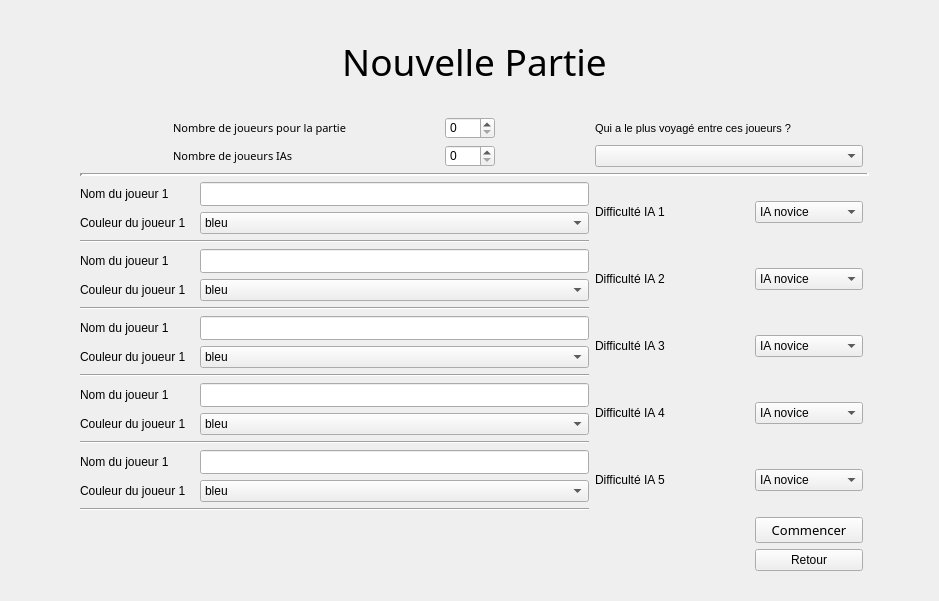
      <widget class="QWidget" name="Nouvelle_partie">
       <property name="autoFillBackground">
        <bool>false</bool>
       </property>
       <property name="styleSheet">
        <string notr="true">QWidget#Nouvelle_partie{
border-image:url(:/images/img/background_ticket_to_ride.jpg);
background-repeat:no-repeat;
background-position:center;
}
QPushButton{
font: 10pt &quot;K22 Didoni Swash&quot;;
width: 100;
}</string>
       </property>
       <layout class="QGridLayout" name="gridLayout_2">
        <property name="sizeConstraint">
         <enum>QLayout::SetMaximumSize</enum>
        </property>
        <property name="leftMargin">
         <number>80</number>
        </property>
        <property name="rightMargin">
         <number>70</number>
        </property>
        <property name="bottomMargin">
         <number>30</number>
        </property>
        <item row="9" column="0">
         <layout class="QGridLayout" name="input_j5">
          <item row="0" column="0">
           <widget class="QLabel" name="label_nom5">
            <property name="minimumSize">
             <size>
              <width>114</width>
              <height>24</height>
             </size>
            </property>
            <property name="text">
             <string>Nom du joueur 1</string>
            </property>
           </widget>
          </item>
          <item row="1" column="0">
           <widget class="QLabel" name="label_couleur5">
            <property name="minimumSize">
             <size>
              <width>114</width>
              <height>22</height>
             </size>
            </property>
            <property name="text">
             <string>Couleur du joueur 1</string>
            </property>
           </widget>
          </item>
          <item row="1" column="1">
           <widget class="QComboBox" name="input_couleur5">
            <property name="minimumSize">
             <size>
              <width>389</width>
              <height>22</height>
             </size>
            </property>
            <item>
             <property name="text">
              <string>bleu</string>
             </property>
            </item>
            <item>
             <property name="text">
              <string>rouge</string>
             </property>
            </item>
            <item>
             <property name="text">
              <string>vert</string>
             </property>
            </item>
            <item>
             <property name="text">
              <string>jaune</string>
             </property>
            </item>
            <item>
             <property name="text">
              <string>orange</string>
             </property>
            </item>
            <item>
             <property name="text">
              <string>random</string>
             </property>
            </item>
            <item>
             <property name="text">
              <string>personnalisée</string>
             </property>
            </item>
           </widget>
          </item>
          <item row="0" column="1">
           <widget class="QLineEdit" name="input_nom5">
            <property name="minimumSize">
             <size>
              <width>389</width>
              <height>24</height>
             </size>
            </property>
           </widget>
          </item>
          <item row="2" column="0" colspan="2">
           <widget class="Line" name="separation5">
            <property name="orientation">
             <enum>Qt::Horizontal</enum>
            </property>
           </widget>
          </item>
         </layout>
        </item>
        <item row="6" column="0">
         <layout class="QGridLayout" name="input_j2">
          <item row="0" column="0">
           <widget class="QLabel" name="label_nom2">
            <property name="minimumSize">
             <size>
              <width>114</width>
              <height>24</height>
             </size>
            </property>
            <property name="text">
             <string>Nom du joueur 1</string>
            </property>
           </widget>
          </item>
          <item row="1" column="0">
           <widget class="QLabel" name="label_couleur2">
            <property name="minimumSize">
             <size>
              <width>114</width>
              <height>22</height>
             </size>
            </property>
            <property name="text">
             <string>Couleur du joueur 1</string>
            </property>
           </widget>
          </item>
          <item row="1" column="1">
           <widget class="QComboBox" name="input_couleur2">
            <property name="minimumSize">
             <size>
              <width>389</width>
              <height>22</height>
             </size>
            </property>
            <item>
             <property name="text">
              <string>bleu</string>
             </property>
            </item>
            <item>
             <property name="text">
              <string>rouge</string>
             </property>
            </item>
            <item>
             <property name="text">
              <string>vert</string>
             </property>
            </item>
            <item>
             <property name="text">
              <string>jaune</string>
             </property>
            </item>
            <item>
             <property name="text">
              <string>orange</string>
             </property>
            </item>
            <item>
             <property name="text">
              <string>random</string>
             </property>
            </item>
            <item>
             <property name="text">
              <string>personnalisée</string>
             </property>
            </item>
           </widget>
          </item>
          <item row="0" column="1">
           <widget class="QLineEdit" name="input_nom2">
            <property name="minimumSize">
             <size>
              <width>389</width>
              <height>24</height>
             </size>
            </property>
           </widget>
          </item>
          <item row="2" column="0" colspan="2">
           <widget class="Line" name="separation2">
            <property name="orientation">
             <enum>Qt::Horizontal</enum>
            </property>
           </widget>
          </item>
         </layout>
        </item>
        <item row="4" column="0" rowspan="2">
         <layout class="QGridLayout" name="input_j1">
          <item row="0" column="0">
           <widget class="QLabel" name="label_nom1">
            <property name="minimumSize">
             <size>
              <width>114</width>
              <height>24</height>
             </size>
            </property>
            <property name="text">
             <string>Nom du joueur 1</string>
            </property>
           </widget>
          </item>
          <item row="1" column="0">
           <widget class="QLabel" name="label_couleur1">
            <property name="minimumSize">
             <size>
              <width>114</width>
              <height>22</height>
             </size>
            </property>
            <property name="text">
             <string>Couleur du joueur 1</string>
            </property>
           </widget>
          </item>
          <item row="1" column="1">
           <widget class="QComboBox" name="input_couleur1">
            <property name="minimumSize">
             <size>
              <width>389</width>
              <height>22</height>
             </size>
            </property>
            <item>
             <property name="text">
              <string>bleu</string>
             </property>
            </item>
            <item>
             <property name="text">
              <string>rouge</string>
             </property>
            </item>
            <item>
             <property name="text">
              <string>vert</string>
             </property>
            </item>
            <item>
             <property name="text">
              <string>jaune</string>
             </property>
            </item>
            <item>
             <property name="text">
              <string>orange</string>
             </property>
            </item>
            <item>
             <property name="text">
              <string>random</string>
             </property>
            </item>
            <item>
             <property name="text">
              <string>personnalisée</string>
             </property>
            </item>
           </widget>
          </item>
          <item row="0" column="1">
           <widget class="QLineEdit" name="input_nom1">
            <property name="minimumSize">
             <size>
              <width>389</width>
              <height>24</height>
             </size>
            </property>
           </widget>
          </item>
          <item row="2" column="0" colspan="2">
           <widget class="Line" name="separation1">
            <property name="orientation">
             <enum>Qt::Horizontal</enum>
            </property>
           </widget>
          </item>
         </layout>
        </item>
        <item row="7" column="0">
         <layout class="QGridLayout" name="input_j3">
          <item row="0" column="0">
           <widget class="QLabel" name="label_nom3">
            <property name="minimumSize">
             <size>
              <width>114</width>
              <height>24</height>
             </size>
            </property>
            <property name="text">
             <string>Nom du joueur 1</string>
            </property>
           </widget>
          </item>
          <item row="1" column="0">
           <widget class="QLabel" name="label_couleur3">
            <property name="minimumSize">
             <size>
              <width>114</width>
              <height>22</height>
             </size>
            </property>
            <property name="text">
             <string>Couleur du joueur 1</string>
            </property>
           </widget>
          </item>
          <item row="1" column="1">
           <widget class="QComboBox" name="input_couleur3">
            <property name="minimumSize">
             <size>
              <width>389</width>
              <height>22</height>
             </size>
            </property>
            <item>
             <property name="text">
              <string>bleu</string>
             </property>
            </item>
            <item>
             <property name="text">
              <string>rouge</string>
             </property>
            </item>
            <item>
             <property name="text">
              <string>vert</string>
             </property>
            </item>
            <item>
             <property name="text">
              <string>jaune</string>
             </property>
            </item>
            <item>
             <property name="text">
              <string>orange</string>
             </property>
            </item>
            <item>
             <property name="text">
              <string>random</string>
             </property>
            </item>
            <item>
             <property name="text">
              <string>personnalisée</string>
             </property>
            </item>
           </widget>
          </item>
          <item row="0" column="1">
           <widget class="QLineEdit" name="input_nom3">
            <property name="minimumSize">
             <size>
              <width>389</width>
              <height>24</height>
             </size>
            </property>
           </widget>
          </item>
          <item row="2" column="0" colspan="2">
           <widget class="Line" name="separation3">
            <property name="orientation">
             <enum>Qt::Horizontal</enum>
            </property>
           </widget>
          </item>
         </layout>
        </item>
        <item row="3" column="0" colspan="4">
         <widget class="Line" name="separation_principale">
          <property name="sizePolicy">
           <sizepolicy hsizetype="Minimum" vsizetype="Fixed">
            <horstretch>0</horstretch>
            <verstretch>0</verstretch>
           </sizepolicy>
          </property>
          <property name="autoFillBackground">
           <bool>false</bool>
          </property>
          <property name="styleSheet">
           <string notr="true"/>
          </property>
          <property name="lineWidth">
           <number>3</number>
          </property>
          <property name="midLineWidth">
           <number>0</number>
          </property>
          <property name="orientation">
           <enum>Qt::Horizontal</enum>
          </property>
         </widget>
        </item>
        <item row="11" column="2">
         <widget class="QPushButton" name="button_commencer">
          <property name="sizePolicy">
           <sizepolicy hsizetype="Fixed" vsizetype="Fixed">
            <horstretch>0</horstretch>
            <verstretch>0</verstretch>
           </sizepolicy>
          </property>
          <property name="minimumSize">
           <size>
            <width>0</width>
            <height>0</height>
           </size>
          </property>
          <property name="font">
           <font>
            <family>K22 Didoni Swash</family>
            <pointsize>10</pointsize>
            <weight>50</weight>
            <italic>false</italic>
            <bold>false</bold>
           </font>
          </property>
          <property name="layoutDirection">
           <enum>Qt::LeftToRight</enum>
          </property>
          <property name="text">
           <string>Commencer</string>
          </property>
         </widget>
        </item>
        <item row="2" column="0">
         <layout class="QGridLayout" name="nb_joueurs">
          <item row="0" column="0">
           <widget class="QLabel" name="label_nb_joueurrs_tot">
            <property name="sizePolicy">
             <sizepolicy hsizetype="Fixed" vsizetype="Minimum">
              <horstretch>0</horstretch>
              <verstretch>0</verstretch>
             </sizepolicy>
            </property>
            <property name="font">
             <font>
              <family>Raleway</family>
              <pointsize>8</pointsize>
             </font>
            </property>
            <property name="text">
             <string>Nombre de joueurs pour la partie</string>
            </property>
            <property name="buddy">
             <cstring>spinbox_nb_joueurs_tot</cstring>
            </property>
           </widget>
          </item>
          <item row="0" column="1">
           <widget class="QSpinBox" name="spinbox_nb_joueurs_tot">
            <property name="sizePolicy">
             <sizepolicy hsizetype="Fixed" vsizetype="Fixed">
              <horstretch>0</horstretch>
              <verstretch>0</verstretch>
             </sizepolicy>
            </property>
            <property name="minimumSize">
             <size>
              <width>50</width>
              <height>15</height>
             </size>
            </property>
            <property name="alignment">
             <set>Qt::AlignLeading|Qt::AlignLeft|Qt::AlignVCenter</set>
            </property>
            <property name="buttonSymbols">
             <enum>QAbstractSpinBox::UpDownArrows</enum>
            </property>
            <property name="maximum">
             <number>5</number>
            </property>
           </widget>
          </item>
          <item row="1" column="0">
           <widget class="QLabel" name="label_nb_joueurs_ia">
            <property name="sizePolicy">
             <sizepolicy hsizetype="Fixed" vsizetype="Minimum">
              <horstretch>0</horstretch>
              <verstretch>0</verstretch>
             </sizepolicy>
            </property>
            <property name="font">
             <font>
              <family>Raleway</family>
              <pointsize>8</pointsize>
             </font>
            </property>
            <property name="text">
             <string>Nombre de joueurs IAs</string>
            </property>
            <property name="buddy">
             <cstring>spinbox_nb_joueurs_ia</cstring>
            </property>
           </widget>
          </item>
          <item row="1" column="1">
           <widget class="QSpinBox" name="spinbox_nb_joueurs_ia">
            <property name="sizePolicy">
             <sizepolicy hsizetype="Fixed" vsizetype="Fixed">
              <horstretch>0</horstretch>
              <verstretch>0</verstretch>
             </sizepolicy>
            </property>
            <property name="minimumSize">
             <size>
              <width>50</width>
              <height>15</height>
             </size>
            </property>
            <property name="maximum">
             <number>4</number>
            </property>
           </widget>
          </item>
         </layout>
        </item>
        <item row="2" column="1" colspan="2">
         <layout class="QGridLayout" name="input_voyageur">
          <property name="sizeConstraint">
           <enum>QLayout::SetDefaultConstraint</enum>
          </property>
          <item row="0" column="0">
           <widget class="QLabel" name="label_voyageur">
            <property name="sizePolicy">
             <sizepolicy hsizetype="Minimum" vsizetype="Minimum">
              <horstretch>0</horstretch>
              <verstretch>0</verstretch>
             </sizepolicy>
            </property>
            <property name="font">
             <font>
              <pointsize>8</pointsize>
             </font>
            </property>
            <property name="text">
             <string>Qui a le plus voyagé entre ces joueurs ?</string>
            </property>
            <property name="wordWrap">
             <bool>true</bool>
            </property>
           </widget>
          </item>
          <item row="1" column="0">
           <widget class="QComboBox" name="selection_voyageur">
            <property name="sizePolicy">
             <sizepolicy hsizetype="Fixed" vsizetype="Fixed">
              <horstretch>0</horstretch>
              <verstretch>0</verstretch>
             </sizepolicy>
            </property>
            <item>
             <property name="text">
              <string/>
             </property>
            </item>
            <item>
             <property name="text">
              <string>Ajouter le nom des joueurs dynamiquement</string>
             </property>
            </item>
           </widget>
          </item>
         </layout>
        </item>
        <item row="0" column="0" rowspan="2" colspan="4">
         <widget class="QLabel" name="titre_nouvelle_partie">
          <property name="sizePolicy">
           <sizepolicy hsizetype="Preferred" vsizetype="Minimum">
            <horstretch>0</horstretch>
            <verstretch>0</verstretch>
           </sizepolicy>
          </property>
          <property name="minimumSize">
           <size>
            <width>200</width>
            <height>100</height>
           </size>
          </property>
          <property name="font">
           <font>
            <family>OPENCLASSIC</family>
            <pointsize>28</pointsize>
            <stylestrategy>PreferDefault</stylestrategy>
           </font>
          </property>
          <property name="styleSheet">
           <string notr="true"/>
          </property>
          <property name="frameShape">
           <enum>QFrame::NoFrame</enum>
          </property>
          <property name="frameShadow">
           <enum>QFrame::Plain</enum>
          </property>
          <property name="text">
           <string>Nouvelle Partie</string>
          </property>
          <property name="alignment">
           <set>Qt::AlignCenter</set>
          </property>
          <property name="wordWrap">
           <bool>false</bool>
          </property>
          <property name="margin">
           <number>0</number>
          </property>
         </widget>
        </item>
        <item row="8" column="0">
         <layout class="QGridLayout" name="input_j4">
          <item row="0" column="0">
           <widget class="QLabel" name="label_nom4">
            <property name="minimumSize">
             <size>
              <width>114</width>
              <height>24</height>
             </size>
            </property>
            <property name="text">
             <string>Nom du joueur 1</string>
            </property>
           </widget>
          </item>
          <item row="1" column="0">
           <widget class="QLabel" name="label_couleur4">
            <property name="minimumSize">
             <size>
              <width>114</width>
              <height>22</height>
             </size>
            </property>
            <property name="text">
             <string>Couleur du joueur 1</string>
            </property>
           </widget>
          </item>
          <item row="1" column="1">
           <widget class="QComboBox" name="input_couleur4">
            <property name="minimumSize">
             <size>
              <width>389</width>
              <height>22</height>
             </size>
            </property>
            <item>
             <property name="text">
              <string>bleu</string>
             </property>
            </item>
            <item>
             <property name="text">
              <string>rouge</string>
             </property>
            </item>
            <item>
             <property name="text">
              <string>vert</string>
             </property>
            </item>
            <item>
             <property name="text">
              <string>jaune</string>
             </property>
            </item>
            <item>
             <property name="text">
              <string>orange</string>
             </property>
            </item>
            <item>
             <property name="text">
              <string>random</string>
             </property>
            </item>
            <item>
             <property name="text">
              <string>personnalisée</string>
             </property>
            </item>
           </widget>
          </item>
          <item row="0" column="1">
           <widget class="QLineEdit" name="input_nom4">
            <property name="minimumSize">
             <size>
              <width>389</width>
              <height>24</height>
             </size>
            </property>
           </widget>
          </item>
          <item row="2" column="0" colspan="2">
           <widget class="Line" name="separation4">
            <property name="orientation">
             <enum>Qt::Horizontal</enum>
            </property>
           </widget>
          </item>
         </layout>
        </item>
        <item row="12" column="2">
         <widget class="QPushButton" name="button_retour">
          <property name="sizePolicy">
           <sizepolicy hsizetype="Fixed" vsizetype="Fixed">
            <horstretch>0</horstretch>
            <verstretch>0</verstretch>
           </sizepolicy>
          </property>
          <property name="minimumSize">
           <size>
            <width>0</width>
            <height>0</height>
           </size>
          </property>
          <property name="text">
           <string>Retour</string>
          </property>
         </widget>
        </item>
        <item row="8" column="1">
         <widget class="QLabel" name="label_difficulty4">
          <property name="sizePolicy">
           <sizepolicy hsizetype="Preferred" vsizetype="Fixed">
            <horstretch>0</horstretch>
            <verstretch>0</verstretch>
           </sizepolicy>
          </property>
          <property name="text">
           <string>Difficulté IA 4</string>
          </property>
         </widget>
        </item>
        <item row="7" column="1">
         <widget class="QLabel" name="label_difficulty3">
          <property name="sizePolicy">
           <sizepolicy hsizetype="Preferred" vsizetype="Fixed">
            <horstretch>0</horstretch>
            <verstretch>0</verstretch>
           </sizepolicy>
          </property>
          <property name="text">
           <string>Difficulté IA 3</string>
          </property>
         </widget>
        </item>
        <item row="9" column="1">
         <widget class="QLabel" name="label_difficulty5">
          <property name="sizePolicy">
           <sizepolicy hsizetype="Preferred" vsizetype="Fixed">
            <horstretch>0</horstretch>
            <verstretch>0</verstretch>
           </sizepolicy>
          </property>
          <property name="text">
           <string>Difficulté IA 5</string>
          </property>
         </widget>
        </item>
        <item row="6" column="1">
         <widget class="QLabel" name="label_difficulty2">
          <property name="sizePolicy">
           <sizepolicy hsizetype="Preferred" vsizetype="Fixed">
            <horstretch>0</horstretch>
            <verstretch>0</verstretch>
           </sizepolicy>
          </property>
          <property name="text">
           <string>Difficulté IA 2</string>
          </property>
         </widget>
        </item>
        <item row="7" column="2">
         <widget class="QComboBox" name="choix_IA3">
          <item>
           <property name="text">
            <string>IA novice</string>
           </property>
          </item>
          <item>
           <property name="text">
            <string>IA normal</string>
           </property>
          </item>
          <item>
           <property name="text">
            <string>IA expert</string>
           </property>
          </item>
          <item>
           <property name="text">
            <string>IA aléatoire</string>
           </property>
          </item>
         </widget>
        </item>
        <item row="6" column="2">
         <widget class="QComboBox" name="choix_IA2">
          <item>
           <property name="text">
            <string>IA novice</string>
           </property>
          </item>
          <item>
           <property name="text">
            <string>IA normal</string>
           </property>
          </item>
          <item>
           <property name="text">
            <string>IA expert</string>
           </property>
          </item>
          <item>
           <property name="text">
            <string>IA aléatoire</string>
           </property>
          </item>
         </widget>
        </item>
        <item row="4" column="2" rowspan="2">
         <widget class="QComboBox" name="choix_IA1">
          <item>
           <property name="text">
            <string>IA novice</string>
           </property>
          </item>
          <item>
           <property name="text">
            <string>IA normal</string>
           </property>
          </item>
          <item>
           <property name="text">
            <string>IA expert</string>
           </property>
          </item>
          <item>
           <property name="text">
            <string>IA aléatoire</string>
           </property>
          </item>
         </widget>
        </item>
        <item row="4" column="1" rowspan="2">
         <widget class="QLabel" name="label_difficulty1">
          <property name="sizePolicy">
           <sizepolicy hsizetype="Preferred" vsizetype="Fixed">
            <horstretch>0</horstretch>
            <verstretch>0</verstretch>
           </sizepolicy>
          </property>
          <property name="text">
           <string>Difficulté IA 1</string>
          </property>
         </widget>
        </item>
        <item row="8" column="2">
         <widget class="QComboBox" name="choix_IA4">
          <item>
           <property name="text">
            <string>IA novice</string>
           </property>
          </item>
          <item>
           <property name="text">
            <string>IA normal</string>
           </property>
          </item>
          <item>
           <property name="text">
            <string>IA expert</string>
           </property>
          </item>
          <item>
           <property name="text">
            <string>IA aléatoire</string>
           </property>
          </item>
         </widget>
        </item>
        <item row="9" column="2">
         <widget class="QComboBox" name="choix_IA5">
          <item>
           <property name="text">
            <string>IA novice</string>
           </property>
          </item>
          <item>
           <property name="text">
            <string>IA normal</string>
           </property>
          </item>
          <item>
           <property name="text">
            <string>IA expert</string>
           </property>
          </item>
          <item>
           <property name="text">
            <string>IA aléatoire</string>
           </property>
          </item>
         </widget>
        </item>
       </layout>
      </widget>
